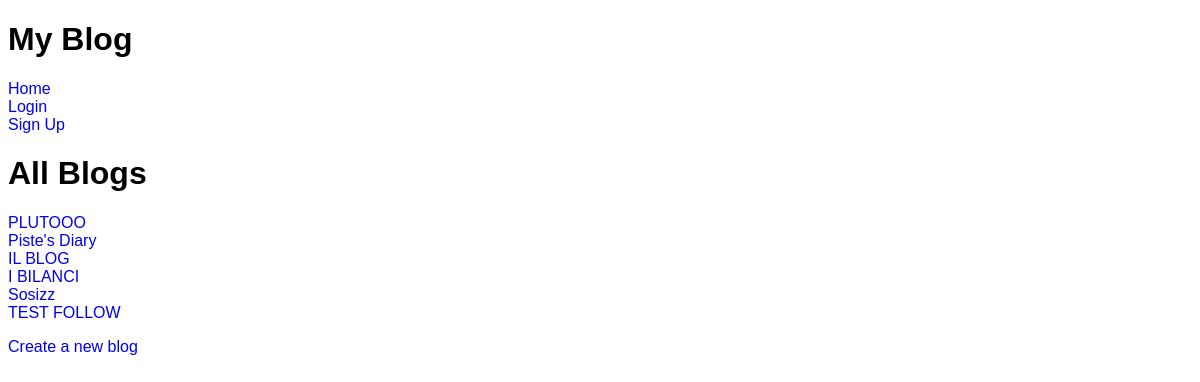
/, run on an earlier commit of the app's database.
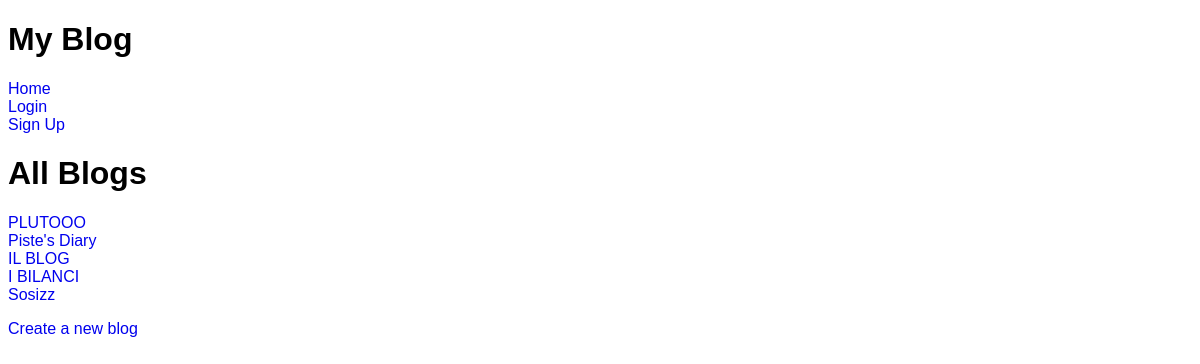
And on a later commit of the database.
### blog/models.py (models this page shows, shortened)
class Blog(models.Model):
    author = models.ForeignKey(CustomUser, on_delete=models.CASCADE)
    title = models.CharField(max_length=200)
    description = models.TextField()
    created_at = models.DateTimeField(default=timezone.now)
    followers = models.ManyToManyField(CustomUser, related_name='followed_blogs', blank=True)

### blog/views.py (the view)
# urls.py: path('', views.BlogListView.as_view(), name='blog_list'),
class BlogListView(ListView):
    model = Blog
    template_name = 'blog_list.html'
    context_object_name = 'all_blogs'
    def get_context_data(self, **kwargs):
        context = super().get_context_data(**kwargs)
        if self.request.user.is_authenticated:
            followed_blogs = Blog.objects.filter(followers=self.request.user)
        else:
            followed_blogs = []
        context['followed_blogs'] = followed_blogs
        return context
    def get_queryset(self):
        return Blog.objects.all()

### templates/blog_list.html (shortened to what this page needs)
{% extends "base_generic.html" %}
{% block content %}
  <h1>All Blogs</h1>
  <ul>
    {% for blog in all_blogs %}
      <li><a href="{% url 'blog_detail' blog.pk %}">{{ blog.title }}</a></li>
    {% endfor %}
  </ul>
  <a href="{% url 'blog_create' %}">Create a new blog</a>
{% endblock %}

What changed in the data, as far as the page shows it:
removed Blog: title "TEST FOLLOW"
